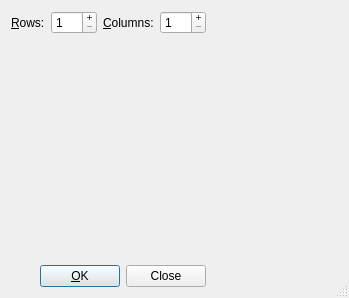
<?xml version="1.0" encoding="UTF-8"?>
<ui version="4.0">
 <class>TabularCreateUi</class>
 <widget class="QDialog" name="TabularCreateUi">
  <property name="geometry">
   <rect>
    <x>0</x>
    <y>0</y>
    <width>349</width>
    <height>298</height>
   </rect>
  </property>
  <property name="windowTitle">
   <string/>
  </property>
  <property name="sizeGripEnabled">
   <bool>true</bool>
  </property>
  <layout class="QGridLayout" name="gridLayout_2">
   <item row="0" column="0">
    <layout class="QHBoxLayout" name="horizontalLayout_3">
     <item>
      <layout class="QHBoxLayout" name="horizontalLayout">
       <item>
        <widget class="QLabel" name="rowsL">
         <property name="toolTip">
          <string>Number of rows</string>
         </property>
         <property name="text">
          <string>&amp;Rows:</string>
         </property>
         <property name="buddy">
          <cstring>rowsSB</cstring>
         </property>
        </widget>
       </item>
       <item>
        <widget class="QSpinBox" name="rowsSB">
         <property name="toolTip">
          <string>Number of rows</string>
         </property>
         <property name="buttonSymbols">
          <enum>QAbstractSpinBox::PlusMinus</enum>
         </property>
         <property name="minimum">
          <number>1</number>
         </property>
         <property name="maximum">
          <number>511</number>
         </property>
        </widget>
       </item>
      </layout>
     </item>
     <item>
      <layout class="QHBoxLayout" name="horizontalLayout_2">
       <item>
        <widget class="QLabel" name="columnsL">
         <property name="toolTip">
          <string>Number of columns</string>
         </property>
         <property name="text">
          <string>&amp;Columns:</string>
         </property>
         <property name="buddy">
          <cstring>columnsSB</cstring>
         </property>
        </widget>
       </item>
       <item>
        <widget class="QSpinBox" name="columnsSB">
         <property name="toolTip">
          <string>Number of columns</string>
         </property>
         <property name="buttonSymbols">
          <enum>QAbstractSpinBox::PlusMinus</enum>
         </property>
         <property name="minimum">
          <number>1</number>
         </property>
         <property name="maximum">
          <number>511</number>
         </property>
        </widget>
       </item>
      </layout>
     </item>
    </layout>
   </item>
   <item row="1" column="0" colspan="2">
    <widget class="EmptyTable" name="table" native="true">
     <property name="sizePolicy">
      <sizepolicy hsizetype="MinimumExpanding" vsizetype="MinimumExpanding">
       <horstretch>0</horstretch>
       <verstretch>0</verstretch>
      </sizepolicy>
     </property>
     <property name="toolTip">
      <string>Resize this to the correct table dimensions</string>
     </property>
    </widget>
   </item>
   <item row="2" column="0">
    <layout class="QGridLayout" name="gridLayout">
     <property name="margin">
      <number>0</number>
     </property>
     <item row="0" column="0">
      <spacer name="hspacer">
       <property name="orientation">
        <enum>Qt::Horizontal</enum>
       </property>
       <property name="sizeType">
        <enum>QSizePolicy::Expanding</enum>
       </property>
       <property name="sizeHint" stdset="0">
        <size>
         <width>20</width>
         <height>20</height>
        </size>
       </property>
      </spacer>
     </item>
     <item row="0" column="1">
      <widget class="QPushButton" name="okPB">
       <property name="text">
        <string>&amp;OK</string>
       </property>
      </widget>
     </item>
     <item row="0" column="2">
      <widget class="QPushButton" name="closePB">
       <property name="text">
        <string>Close</string>
       </property>
      </widget>
     </item>
    </layout>
   </item>
   <item row="0" column="1">
    <spacer name="horizontalSpacer">
     <property name="orientation">
      <enum>Qt::Horizontal</enum>
     </property>
     <property name="sizeHint" stdset="0">
      <size>
       <width>40</width>
       <height>20</height>
      </size>
     </property>
    </spacer>
   </item>
  </layout>
 </widget>
 <customwidgets>
  <customwidget>
   <class>EmptyTable</class>
   <extends>QWidget</extends>
   <header>EmptyTable.h</header>
  </customwidget>
 </customwidgets>
 <tabstops>
  <tabstop>rowsSB</tabstop>
  <tabstop>columnsSB</tabstop>
  <tabstop>okPB</tabstop>
  <tabstop>closePB</tabstop>
 </tabstops>
 <includes>
  <include location="local">qt_i18n.h</include>
 </includes>
 <resources/>
 <connections/>
</ui>
